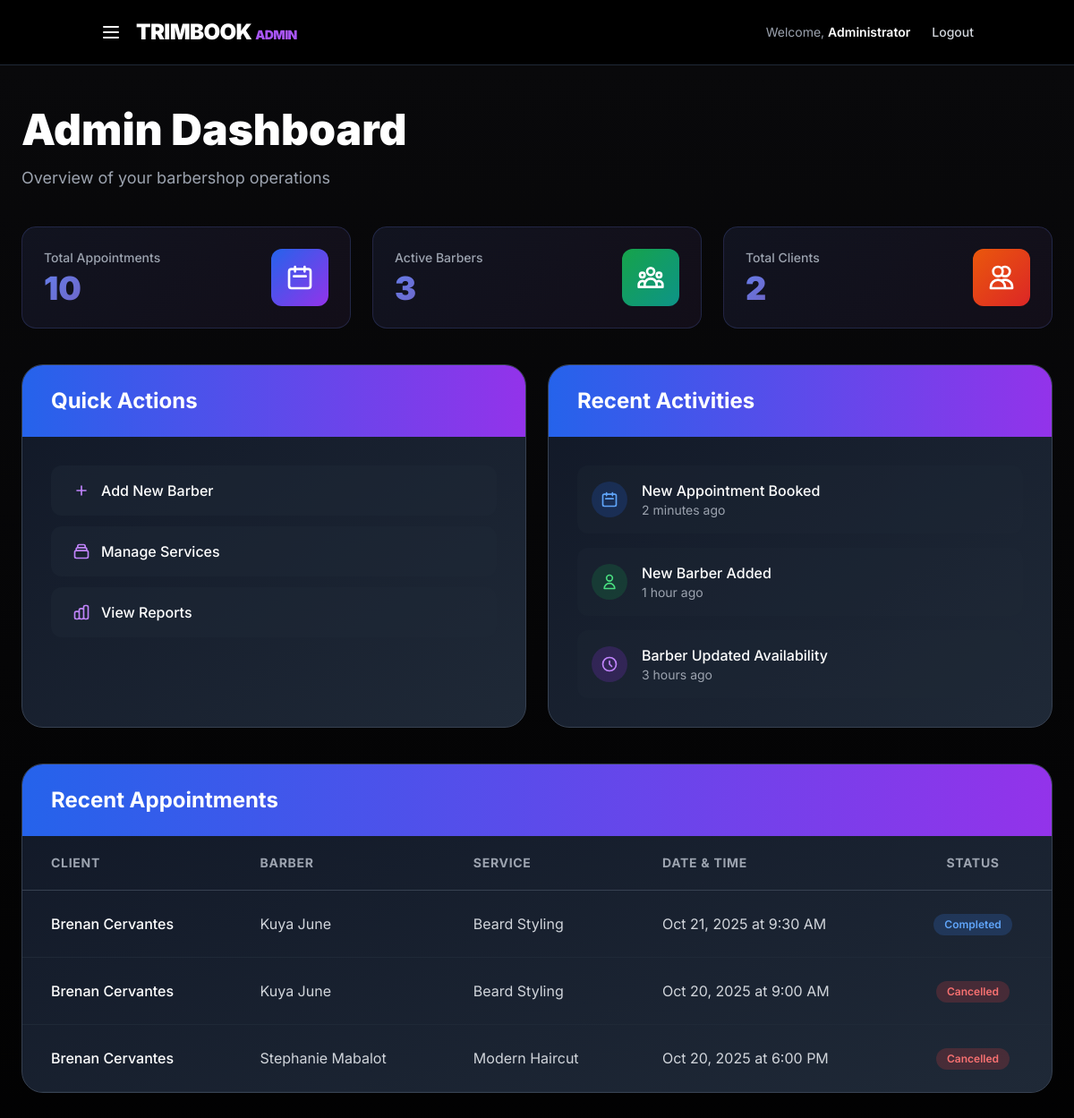
Page /dashboards/admin_dashboard.php on the committed database.
### tables this page shows
CREATE TABLE `appointments` (
  `appointment_id` int(11) NOT NULL,
  `customer_user_id` int(11) NOT NULL,
  `barber_id` int(11) NOT NULL,
  `service_id` int(11) NOT NULL,
  `appointment_date` date NOT NULL,
  `appointment_time` time NOT NULL,
  `status` enum('pending','confirmed','completed','cancelled') DEFAULT 'pending',
  `created_at` timestamp NOT NULL DEFAULT current_timestamp()
);

CREATE TABLE `users` (
  `user_id` int(11) NOT NULL,
  `first_name` varchar(50) NOT NULL,
  `last_name` varchar(50) NOT NULL,
  `email` varchar(100) NOT NULL,
  `phone_no` varchar(20) DEFAULT NULL,
  `username` varchar(50) NOT NULL,
  `password` varchar(255) NOT NULL,
  `profile_photo` varchar(255) DEFAULT NULL,
  `user_type` enum('admin','barber','customer') NOT NULL,
  `created_at` timestamp NOT NULL DEFAULT current_timestamp()
);

CREATE TABLE `services` (
  `service_id` int(11) NOT NULL,
  `service_name` varchar(100) NOT NULL,
  `description` text DEFAULT NULL,
  `price` decimal(10,2) NOT NULL
);

### dashboards/admin_dashboard.php (the view, shortened to what this page needs)
<?php
$admin_name = $_SESSION['admin_name'] ?? 'Administrator';
require_once '../includes/dbconfig.php';
$stats = [
    'total_appointments' => 0,
    'active_barbers' => 0,
    'total_clients' => 0
];
if (isset($conn) && $conn) {
    $result = $conn->query("SELECT COUNT(*) as count FROM appointments");
    if ($result) {
        $row = $result->fetch_assoc();
        $stats['total_appointments'] = $row['count'];
    }
    $result = $conn->query("SELECT COUNT(*) as count FROM barbers");
    if ($result) {
        $row = $result->fetch_assoc();
        $stats['active_barbers'] = $row['count'];
    }
    $result = $conn->query("SELECT COUNT(*) as count FROM users WHERE user_type = 'customer'");
    if ($result) {
        $row = $result->fetch_assoc();
        $stats['total_clients'] = $row['count'];
    }
}
?>
<!DOCTYPE html>
<html lang="en">
<head>
  <script src="https://cdn.tailwindcss.com"></script>
</head>
<body class="bg-black text-white antialiased">
  <header class="bg-black/80 backdrop-blur-lg border-b border-gray-800">
    <nav class="container mx-auto flex justify-between items-center py-5 px-6">
      <div class="flex items-center space-x-4">
        <button onclick="toggleSidebar()" class="text-white hover:text-purple-400 transition">
          <svg class="w-6 h-6" fill="none" stroke="currentColor" viewBox="0 0 24 24">
            <path stroke-linecap="round" stroke-linejoin="round" stroke-width="2" d="M4 6h16M4 12h16M4 18h16"></path>
          </svg>
        </button>
        <a href="../dashboards/admin_dashboard.php" class="text-2xl font-black tracking-tight">TRIMBOOK <span class="text-purple-500 text-sm">ADMIN</span></a>
      </div>
      <div class="flex items-center space-x-6">
        <span class="text-gray-400 text-sm hidden md:block">Welcome, <span class="text-white font-semibold"><?= htmlspecialchars($admin_name) ?></span></span>
        <a href="../auth/logout.php" class="text-sm font-medium text-gray-300 hover:text-white transition hidden md:block">Logout</a>
      </div>
    </nav>
  </header>
  <main class="min-h-screen bg-gradient-to-b from-zinc-950 to-black py-12 px-6">
    <div class="container mx-auto max-w-7xl">
      <div class="mb-10">
        <h1 class="text-4xl md:text-5xl font-black mb-4">Admin Dashboard</h1>
        <p class="text-gray-400 text-lg">Overview of your barbershop operations</p>
      </div>
      <div class="grid grid-cols-1 md:grid-cols-3 gap-6 mb-10">
        <div class="stat-card rounded-2xl p-6">
          <div class="flex items-center justify-between">
            <div>
              <p class="text-gray-400 text-sm font-medium mb-1">Total Appointments</p>
              <p class="text-4xl font-black gradient-text count-up"><?= $stats['total_appointments'] ?></p>
            </div>
            <div class="w-16 h-16 bg-gradient-to-br from-blue-600 to-purple-600 rounded-xl flex items-center justify-center">
              <svg class="w-8 h-8" fill="none" stroke="currentColor" viewBox="0 0 24 24">
                <path stroke-linecap="round" stroke-linejoin="round" stroke-width="2" d="M8 7V3m8 4V3m-9 8h10M5 21h14a2 2 0 002-2V7a2 2 0 00-2-2H5a2 2 0 00-2 2v12a2 2 0 002 2z"></path>
              </svg>
            </div>
          </div>
        </div>
        <div class="stat-card rounded-2xl p-6">
          <div class="flex items-center justify-between">
            <div>
              <p class="text-gray-400 text-sm font-medium mb-1">Active Barbers</p>
              <p class="text-4xl font-black gradient-text count-up"><?= $stats['active_barbers'] ?></p>
            </div>
            <div class="w-16 h-16 bg-gradient-to-br from-green-600 to-teal-600 rounded-xl flex items-center justify-center">
            </div>
          </div>
        </div>
        <div class="stat-card rounded-2xl p-6">
          <div class="flex items-center justify-between">
            <div>
              <p class="text-gray-400 text-sm font-medium mb-1">Total Clients</p>
              <p class="text-4xl font-black gradient-text count-up"><?= $stats['total_clients'] ?></p>
            </div>
            <div class="w-16 h-16 bg-gradient-to-br from-orange-600 to-red-600 rounded-xl flex items-center justify-center">
              <svg class="w-8 h-8" fill="none" stroke="currentColor" viewBox="0 0 24 24">
                <path stroke-linecap="round" stroke-linejoin="round" stroke-width="2" d="M12 4.354a4 4 0 110 5.292M15 21H3v-1a6 6 0 0112 0v1zm0 0h6v-1a6 6 0 00-9-5.197M13 7a4 4 0 11-8 0 4 4 0 018 0z"></path>
              </svg>
            </div>
          </div>
        </div>
      </div>
      <div class="grid grid-cols-1 lg:grid-cols-2 gap-6 mb-10">
        <div class="bg-gradient-to-br from-gray-900 to-gray-800 border border-gray-700 rounded-3xl overflow-hidden">
          <div class="bg-gradient-to-r from-blue-600 to-purple-600 px-8 py-6">
            <h2 class="text-2xl font-bold">Quick Actions</h2>
          </div>
          <div class="p-8 space-y-3">
            <a href="/trimbook/dashboards/admin_addBarber.php" class="block">
              <button class="w-full bg-gray-800/50 hover:bg-gray-800 text-white px-6 py-4 rounded-xl font-medium transition flex items-center space-x-3 group">
                <svg class="w-5 h-5 text-purple-400 group-hover:text-purple-300" fill="none" stroke="currentColor" viewBox="0 0 24 24">
                  <path stroke-linecap="round" stroke-linejoin="round" stroke-width="2" d="M12 6v6m0 0v6m0-6h6m-6 0H6"></path>
                </svg>
                <span>Add New Barber</span>
              </button>
            </a>
            <a href="../dashboards/admin_manageservices.php" class="block">
              <button class="w-full bg-gray-800/50 hover:bg-gray-800 text-white px-6 py-4 rounded-xl font-medium transition flex items-center space-x-3 group">
                <span>Manage Services</span>
              </button>
            </a>
            <a href="../dashboards/admin_reportpage.php" class="block">
              <button class="w-full bg-gray-800/50 hover:bg-gray-800 text-white px-6 py-4 rounded-xl font-medium transition flex items-center space-x-3 group">
                <span>View Reports</span>
              </button>
            </a>
          </div>
        </div>
        <div class="bg-gradient-to-br from-gray-900 to-gray-800 border border-gray-700 rounded-3xl overflow-hidden">
          <div class="bg-gradient-to-r from-blue-600 to-purple-600 px-8 py-6">
            <h2 class="text-2xl font-bold">Recent Activities</h2>
          </div>
          <div class="p-8 space-y-4">
            <div class="flex items-center space-x-4 p-4 bg-gray-800/30 rounded-xl">
              <div class="w-10 h-10 bg-blue-600/20 rounded-full flex items-center justify-center">
                <svg class="w-5 h-5 text-blue-400" fill="none" stroke="currentColor" viewBox="0 0 24 24">
                  <path stroke-linecap="round" stroke-linejoin="round" stroke-width="2" d="M8 7V3m8 4V3m-9 8h10M5 21h14a2 2 0 002-2V7a2 2 0 00-2-2H5a2 2 0 00-2 2v12a2 2 0 002 2z"></path>
                </svg>
              </div>
              <div>
                <p class="font-medium">New Appointment Booked</p>
                <p class="text-sm text-gray-400">2 minutes ago</p>
              </div>
            </div>
            <div class="flex items-center space-x-4 p-4 bg-gray-800/30 rounded-xl">
              <div class="w-10 h-10 bg-green-600/20 rounded-full flex items-center justify-center">
                <svg class="w-5 h-5 text-green-400" fill="none" stroke="currentColor" viewBox="0 0 24 24">
                  <path stroke-linecap="round" stroke-linejoin="round" stroke-width="2" d="M16 7a4 4 0 11-8 0 4 4 0 018 0zM12 14a7 7 0 00-7 7h14a7 7 0 00-7-7z"></path>
                </svg>
              </div>
              <div>
                <p class="font-medium">New Barber Added</p>
                <p class="text-sm text-gray-400">1 hour ago</p>
              </div>
            </div>
            <div class="flex items-center space-x-4 p-4 bg-gray-800/30 rounded-xl">
              <div class="w-10 h-10 bg-purple-600/20 rounded-full flex items-center justify-center">
                <svg class="w-5 h-5 text-purple-400" fill="none" stroke="currentColor" viewBox="0 0 24 24">
                  <path stroke-linecap="round" stroke-linejoin="round" stroke-width="2" d="M12 8v4l3 3m6-3a9 9 0 11-18 0 9 9 0 0118 0z"></path>
                </svg>
              </div>
              <div>
                <p class="font-medium">Barber Updated Availability</p>
                <p class="text-sm text-gray-400">3 hours ago</p>
              </div>
            </div>
          </div>
        </div>
      </div>
      <?php
      $recent_appointments = [];
      if (isset($conn) && $conn) {
          $apt_query = "
              SELECT
                  a.appointment_id,
                  a.appointment_date,
                  a.appointment_time,
                  a.status,
                  u_customer.first_name as customer_first_name,
                  u_customer.last_name as customer_last_name,
                  u_barber.first_name as barber_first_name,
                  u_barber.last_name as barber_last_name,
                  s.service_name
              FROM appointments a
              JOIN users u_customer ON a.customer_user_id = u_customer.user_id
              JOIN barbers b ON a.barber_id = b.barber_id
              JOIN users u_barber ON b.user_id = u_barber.user_id
              JOIN services s ON a.service_id = s.service_id
              ORDER BY a.created_at DESC
              LIMIT 3
          ";
          $result = $conn->query($apt_query);
          if ($result) {
              while ($row = $result->fetch_assoc()) {
                  $recent_appointments[] = $row;
              }
          }
      }
      ?>
      <div class="bg-gradient-to-br from-gray-900 to-gray-800 border border-gray-700 rounded-3xl overflow-hidden">
        <div class="bg-gradient-to-r from-blue-600 to-purple-600 px-8 py-6">
          <h2 class="text-2xl font-bold">Recent Appointments</h2>
        </div>
        <?php if (count($recent_appointments) > 0): ?>
          <div class="overflow-x-auto">
            <table class="w-full">
              <thead class="border-b border-gray-700">
                <tr class="text-gray-400 text-sm font-semibold uppercase tracking-wider">
                  <th class="px-8 py-5 text-left">Client</th>
                  <th class="px-8 py-5 text-left">Barber</th>
                  <th class="px-8 py-5 text-left">Service</th>
                  <th class="px-8 py-5 text-left">Date & Time</th>
                  <th class="px-8 py-5 text-center">Status</th>
                </tr>
              </thead>
              <tbody>
                <?php foreach ($recent_appointments as $apt):
                  $status_colors = [
                    'pending' => 'bg-yellow-500/20 text-yellow-400',
                    'confirmed' => 'bg-green-500/20 text-green-400',
                    'completed' => 'bg-blue-500/20 text-blue-400',
                    'cancelled' => 'bg-red-500/20 text-red-400'
                  ];
                  $color = $status_colors[$apt['status']] ?? 'bg-gray-500/20 text-gray-400';
                ?>
                  <tr class="border-b border-gray-800 hover:bg-gray-800/50 transition">
                    <td class="px-8 py-6 font-medium"><?= htmlspecialchars($apt['customer_first_name'] . ' ' . $apt['customer_last_name']) ?></td>
                    <td class="px-8 py-6 text-gray-300"><?= htmlspecialchars($apt['barber_first_name'] . ' ' . $apt['barber_last_name']) ?></td>
                    <td class="px-8 py-6 text-gray-300"><?= htmlspecialchars($apt['service_name']) ?></td>
                    <td class="px-8 py-6 text-gray-300"><?= htmlspecialchars((new DateTime($apt['appointment_date']))->format('M d, Y') . ' at ' . date('g:i A', strtotime($apt['appointment_time']))) ?></td>
                    <td class="px-8 py-6 text-center">
                      <span class="inline-flex items-center px-3 py-1 rounded-full text-xs font-semibold <?= $color ?>">
                        <?= ucfirst($apt['status']) ?>
                      </span>
                    </td>
                  </tr>
                <?php endforeach; ?>
              </tbody>
            </table>
          </div>
        <?php else: ?>
          <div class="p-8 text-center">
            <p class="text-gray-400">No appointments yet.</p>
          </div>
        <?php endif; ?>
      </div>
    </div>
  </main>
</body>
</html>

### dashboards/admin_dashboard.php (style rules this page uses)
body { font-family: 'Inter', sans-serif; }
.gradient-text { background: linear-gradient(135deg, #667eea 0%, #764ba2 100%); -webkit-background-clip: text; -webkit-text-fill-color: transparent; background-clip: text; }
.stat-card { background: linear-gradient(135deg, rgba(102, 126, 234, 0.1) 0%, rgba(118, 75, 162, 0.1) 100%); border: 1px solid rgba(102, 126, 234, 0.2); transition: all 0.3s ease; }
.count-up { animation: countUp 0.5s ease-out; }

### rows in the picture
appointments: customer_user.last_name "Brenan Cervantes", users.first_name+last_name "Kuya June", service.service_name "Beard Styling", appointment_date+appointment_time "Oct 21, 2025 at 9:30 AM", status "Completed"
appointments: customer_user.last_name "Brenan Cervantes", users.first_name+last_name "Kuya June", service.service_name "Beard Styling", appointment_date+appointment_time "Oct 20, 2025 at 9:00 AM", status "Cancelled"
appointments: customer_user.last_name "Brenan Cervantes", users.first_name+last_name "Stephanie Mabalot", service.service_name "Modern Haircut", appointment_date+appointment_time "Oct 20, 2025 at 6:00 PM", status "Cancelled"

### other values in the picture
$admin_name "Administrator"
$stats['total_appointments'] "10"
$stats['active_barbers'] "3"
$stats['total_clients'] "2"
